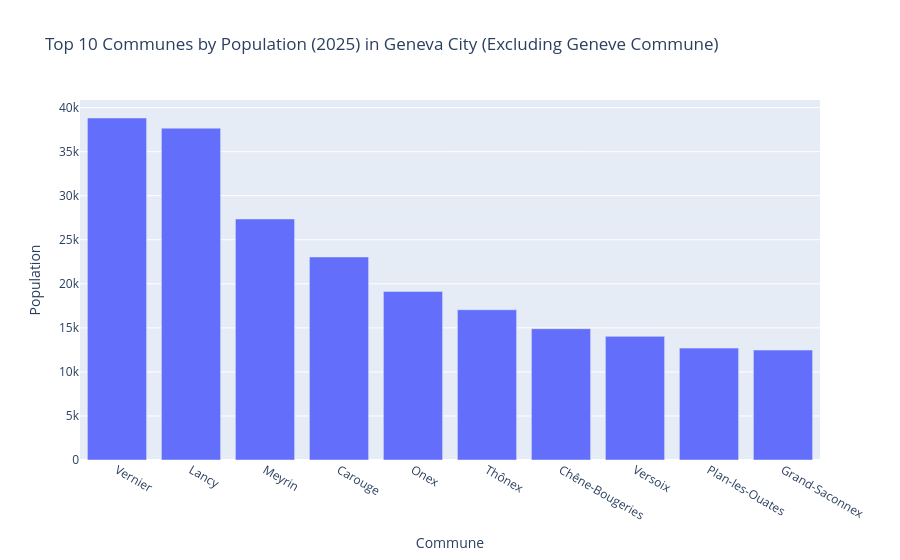

Notebook code cell kept with this figure:
### Code cell
# EXCLUDE GENEVA
pop_df_no_geneva = pop_df[pop_df["COMMUNE"] != "Genève"].copy()

# AGE COLUMNS
age_cols = ["AGE_0_19", "AGE_20_64", "AGE_65_PLUS"]

# TOTAL POPULATION
pop_df_no_geneva["TOTAL_POP"] = pop_df_no_geneva[age_cols].sum(axis=1)

# TOP-10 COMMUNES
top10 = (pop_df_no_geneva.sort_values("TOTAL_POP", ascending=False).head(10).copy())

# Bar plot with total populatios of top-10 communes excluding Geneva
fig_excl_geneve = px.bar(top10, x='COMMUNE', y='POPULATION', title='Top 10 Communes by Population (2025) in Geneva City (Excluding Geneve Commune)', labels={'COMMUNE': 'Commune', 'POPULATION': 'Population'})
fig_excl_geneve.update_layout(title_font_size=22)
fig_excl_geneve.update_xaxes(title_font_size=20, tickfont=dict(size=16))
fig_excl_geneve.update_yaxes(title_font_size=20, tickfont=dict(size=16))
fig_excl_geneve.show()

### Figure 1 — Plotly figure (JSON) as saved in the notebook; plotly's stock layout.template omitted (floating-point values rounded to 4 significant figures)
{"data": [{"hovertemplate": "Commune=%{x}<br>Population=%{y}<extra></extra>", "legendgroup": "", "marker": {"color": "#636efa", "pattern": {"shape": ""}}, "name": "", "orientation": "v", "showlegend": false, "textposition": "auto", "type": "bar", "x": ["Vernier", "Lancy", "Meyrin", "Carouge", "Onex", "Thônex", "Chêne-Bougeries", "Versoix", "Plan-les-Ouates", "Grand-Saconnex"], "xaxis": "x", "y": [38823, 37669, 27365, 23050, 19141, 17060, 14906, 14035, 12700, 12481], "yaxis": "y"}], "layout": {"barmode": "relative", "legend": {"tracegroupgap": 0}, "title": {"text": "Top 10 Communes by Population (2025) in Geneva City (Excluding Geneve Commune)"}, "xaxis": {"anchor": "y", "domain": [0, 1], "title": {"text": "Commune"}}, "yaxis": {"anchor": "x", "domain": [0, 1], "title": {"text": "Population"}}}}
